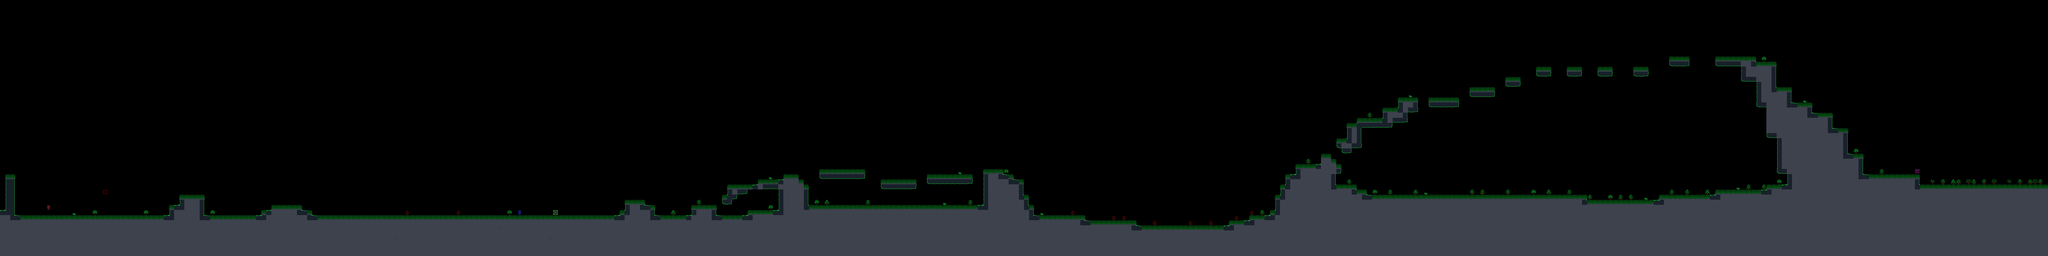

A 2D game scene composited from a Tiled map and its tileset images. What follows is a short description and the map's XML, with each tile layer's data collapsed to a summary:
An orthogonal 400x50 tile map with 16x16 px tiles, 1 tile layer (Tile Layer 1), 2 tilesets.

<map version="1.10" tiledversion="1.11.2" orientation="orthogonal" renderorder="right-down" width="400" height="50" tilewidth="16" tileheight="16" infinite="0" nextlayerid="2" nextobjectid="1">
 <editorsettings>
  <export target="../game/levels/1.csv" format="csv" />
 </editorsettings>
 <tileset firstgid="1" source="placeholder night.tsx" />
 <tileset firstgid="17" source="tileset.tsx" />
 <layer id="1" name="Tile Layer 1" width="400" height="50">
  <data>[20000 cells, 4795 non-empty, 29 distinct tile ids]</data>
 </layer>
</map>
